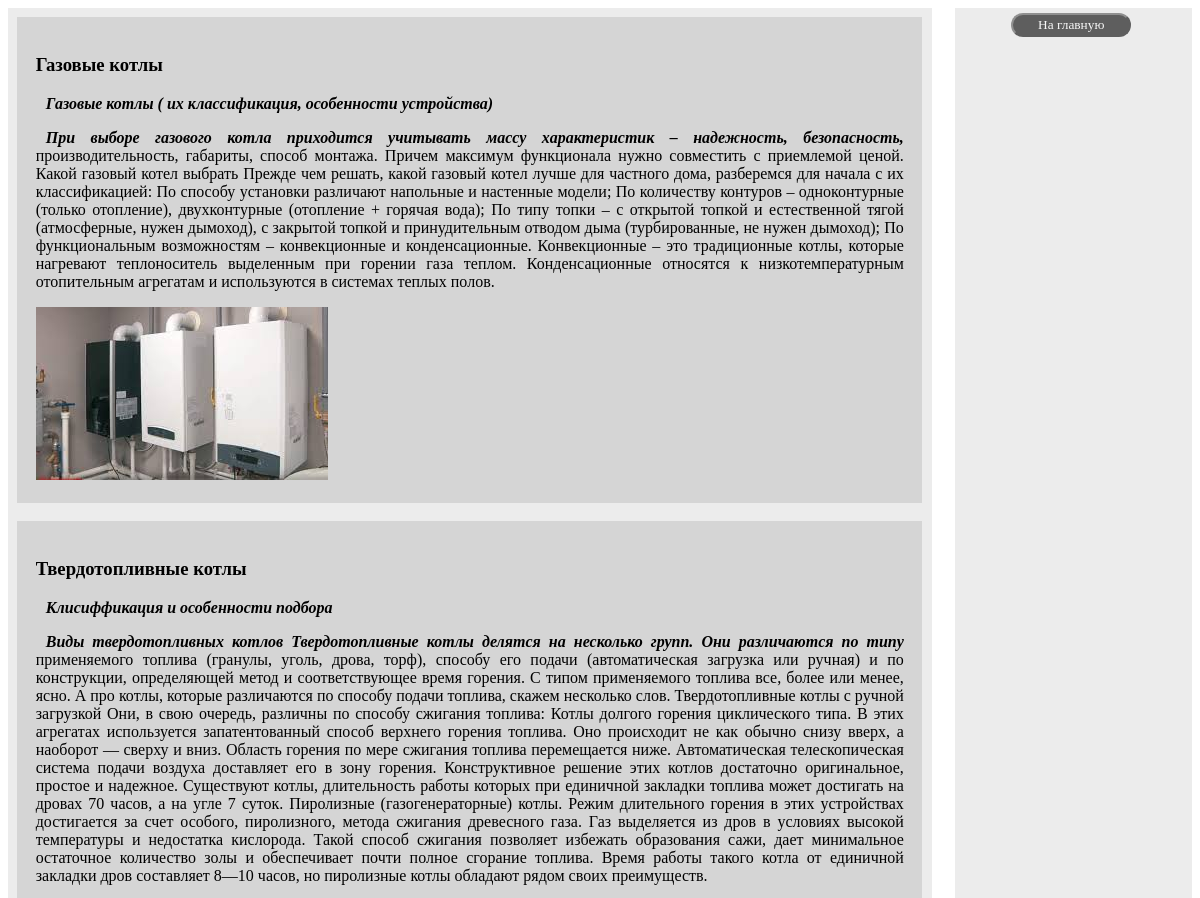
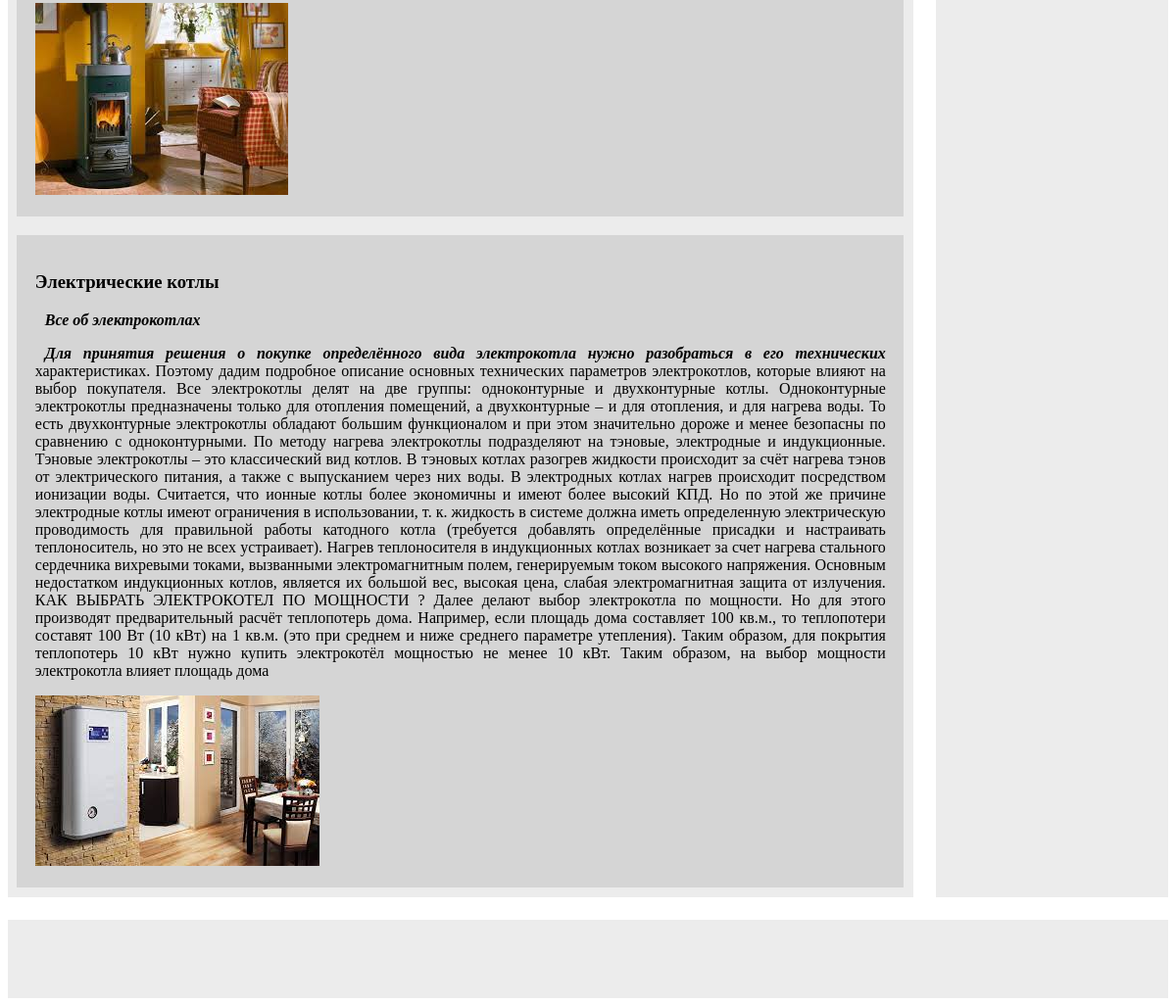
Page /category/1 on the committed database (2 pictures, top to bottom).
### tables this page shows
CREATE TABLE `info` (
  `id` int NOT NULL,
  `cat_title` varchar(50) DEFAULT '',
  `cid` int NOT NULL,
  `title` text,
  `url` text,
  `min_descr` text,
  `description` text NOT NULL,
  `image` varchar(30) DEFAULT NULL
);

### function/function_db.php (called while the page is built, shortened)
<?php
function connect() {
    $conn = mysqli_connect(SERVER, USER, PASSWORD, DB);
    if ($conn) {
        mysqli_set_charset($conn, 'utf8');
        return $conn;
    } else {
        exit("Connect error: ".mysqli_error($conn));
    }
}
$conn = connect();
function select($query) {
    global $conn;
    $result = [];
    $res = mysqli_query($conn, $query);
    if (mysqli_num_rows($res) > 0) {
        while ( $row = mysqli_fetch_assoc($res) ) {
            $result[] = $row;
        }
    }
    return $result;
}

### template/category.php (the view, shortened to what this page needs)
<?php
require_once 'function/function.php';
$out = '';
foreach( $result as $element) {
    $out .= '<article>';
    $out .= '<h3>'.$element['title'].'</h3>';
    $out .= '<p>'.$element['min_descr'].'</p>';
    $out .= '<p>'.$element['description'].'</p>';
    $out .= '<div><img src="/static/image/'.$element['image'].'"></div>';
    $out .= '</article>';
}
?>
<!DOCTYPE html>
<html lang="ru">
        <link rel="stylesheet" href="/style/category.css">
    <body>
        <main>
            <div class="content">
                <aside>
                    <div><button type="button" class="read" onclick="window.location.href = '/'">На главную</button></div>
                </aside>
                <section>
                    <?php echo $out; ?>
                </section>
            </div>
        </main>
        <footer></footer>
    </body>
</html>

### style/category.css (style rules this page uses)
section, aside { margin-top: 0; }
article { width: 100%; padding: 2%; text-align: justify; }
article p { text-indent: 10px; }
article > p:first-line { font-style: italic; font-weight: bold; }
aside > div { margin: 2% auto; }

### style/template.css (style rules this page uses)
* { box-sizing: border-box; font-family:'Times New Roman', Times, serif; }
.content { width: 100%; min-height: 120vh; display: flex; flex-flow: row wrap; justify-content: space-between; }
aside { margin-top: 2%; flex-basis: 20%; order: 1; background-color: rgba(75, 73, 73, 0.1); }
aside > div { text-align: center; }
section { flex-basis: 78%; margin-top: 2%; order: 0; background-color: rgba(75, 73, 73, 0.1); display: flex; flex-flow: row wrap; }
article { margin: 1%; padding-left: 2%; width: 48%; background-color: rgba(10, 10, 10, 0.1); }
.read { margin-right: 2%; margin-bottom: 2%; width: 10vw; height: 2vw; background-color: black; color: white; border-radius: 1vw; opacity: 0.6; }
footer { width: 100%; height: 10vh; margin-top: 2%; background-color: rgba(75, 73, 73, 0.1); }

### rows in the picture
info: title "Газовые котлы", min_descr "Газовые котлы ( их классификация, особенности устройства)", description "При выборе газового котла приходится учитывать массу характеристик – надежность, безопасность, производительность, габариты, способ монтажа. Причем максимум функционала нужно совместить с приемлемой ценой. Какой газовый котел выбрать Прежде чем решать, какой газовый котел лучше для частного дома, разберемся для начала с их классификацией: По способу установки различают напольные и настенные модели; По количеству контуров – одноконтурные (только отопление), двухконтурные (отопление + горячая вода); По типу топки – с открытой топкой и естественной тягой (атмосферные, нужен дымоход), с закрытой топкой и принудительным отводом дыма (турбированные, не нужен дымоход); По функциональным…", image (picture)
info: title "Твердотопливные котлы", min_descr "Клисиффикация и особенности подбора", description "Виды твердотопливных котлов Твердотопливные котлы делятся на несколько групп. Они различаются по типу применяемого топлива (гранулы, уголь, дрова, торф), способу его подачи (автоматическая загрузка или ручная) и по конструкции, определяющей метод и соответствующее время горения. С типом применяемого топлива все, более или менее, ясно. А про котлы, которые различаются по способу подачи топлива, скажем несколько слов. Твердотопливные котлы с ручной загрузкой Они, в свою очередь, различны по способу сжигания топлива: Котлы долгого горения циклического типа. В этих агрегатах используется запатентованный способ верхнего горения топлива. Оно происходит не как обычно снизу вверх, а наоборот —…", image (picture)
info: title "Электрические котлы", min_descr "Все об электрокотлах", description "Для принятия решения о покупке определённого вида электрокотла нужно разобраться в его технических характеристиках. Поэтому дадим подробное описание основных технических параметров электрокотлов, которые влияют на выбор покупателя. Все электрокотлы делят на две группы: одноконтурные и двухконтурные котлы. Одноконтурные электрокотлы предназначены только для отопления помещений, а двухконтурные – и для отопления, и для нагрева воды. То есть двухконтурные электрокотлы обладают большим функционалом и при этом значительно дороже и менее безопасны по сравнению с одноконтурными. По методу нагрева электрокотлы подразделяют на тэновые, электродные и индукционные. Тэновые электрокотлы – это…", image (picture)
